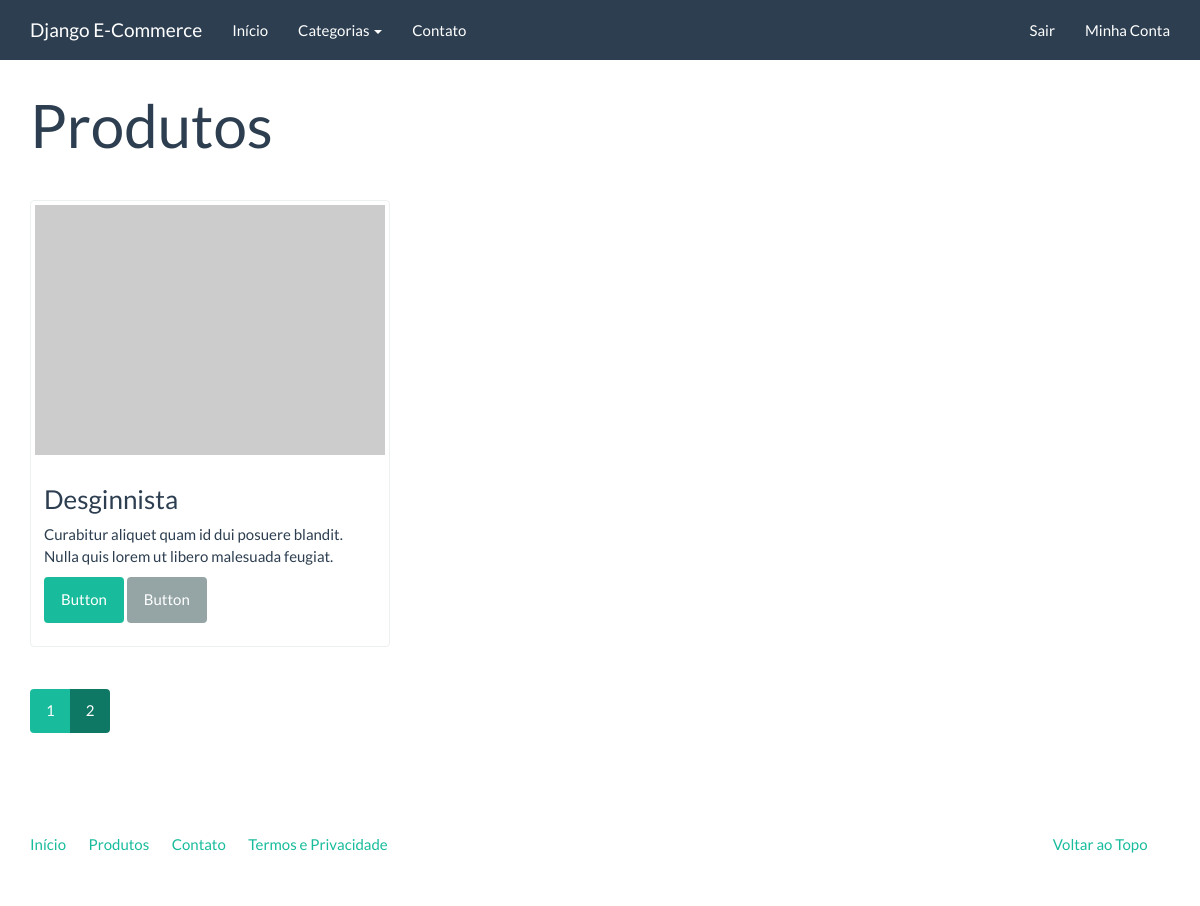
The page /catalogo/?page=2 (signed in) on the database its author committed.
### catalog/models.py (models this page shows)
class Product(models.Model):
    name = models.CharField('Nome', max_length=100)
    slug = models.SlugField('Identificador', max_length=100)
    category = models.ForeignKey('catalog.Category', verbose_name='Categoria')
    description = models.TextField('Descrição', blank=True)
    price = models.DecimalField('Preço', decimal_places=2, max_digits=8)
    created = models.DateTimeField('Criado em', auto_now_add=True)
    modified = models.DateTimeField('Modificado em', auto_now=True)
    class Meta:
        verbose_name = 'Produto'
        verbose_name_plural = 'Produtos'
        ordering = ['name']
    def __str__(self):
        return self.name
    def get_absolute_url(self):
        return reverse('catalog:product', kwargs={'slug': self.slug})

### catalog/views.py (the view)
class ProductListView(ListView):
    model = Product
    template_name = 'catalog/products_list.html'
    context_object_name = 'products'
    paginate_by = 1

### catalog/context_processor.py (called while the page is built)
def categories(request):
    return {
        'categories': Category.objects.all()
    }

### catalog/models.py (called while the page is built)
    def __str__(self):
        return self.name

    def get_absolute_url(self):
        return reverse('catalog:category', kwargs={'slug': self.slug})

### core/templatetags/pagination.py (called while the page is built)
@register.inclusion_tag('pagination.html')
def pagination(request, paginator, page_obj):
    context = {}
    context['paginator'] = paginator
    context['request'] = request
    context['page_obj'] = page_obj
    getvars = request.GET.copy()
    if 'page' in getvars:
        del getvars['page']
    if len(getvars) > 0:
        context['getvars'] = '&{}'.format(getvars.urlencode())
    else:
        context['getvars'] = ''
    return context

### catalog/templates/catalog/products_list.html (shortened to what this page needs)
{% extends 'base.html' %}
{% load pagination %}
{% block container %}
    <div class="page-header">
			<h1>Produtos</h1>
		</div>
		<div class="row">
			{% for product in products %}
                <div class="col-sm-6 col-md-4">
                    <div class="thumbnail">
                        <a href="{{ product.get_absolute_url }}">
                            <img src="http://placehold.it/350x250" alt="" />
                        </a>
                        <div class="caption">
                            <h3>{{ product }}</h3>
                            <p>{{ product.description|linebreaks }}</p>
                            <p><a href="{{ product.get_absolute_url }}" class="btn btn-success" role="button">Button</a> <a href="#" class="btn btn-default" role="button">Button</a></p>
                        </div>
                    </div>
                </div>
            {% endfor %}
		</div>
    {% pagination request paginator page_obj %}
{% endblock %}

### rows shown on the page
Product: name "Desginnista", description "Curabitur aliquet quam id dui posuere blandit. Nulla quis lorem ut libero malesuada feugiat."

### other values the page prints
{{ page }} "1" "2"
